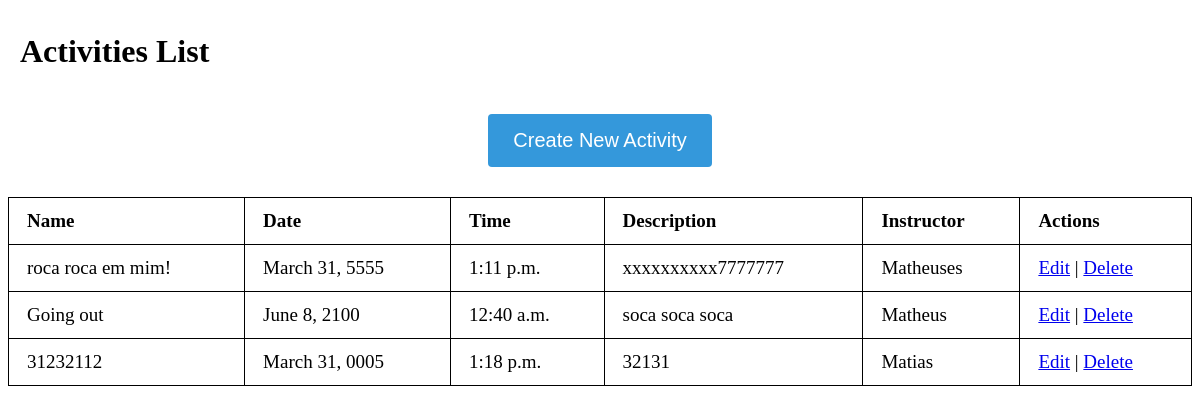
/view-activities/, run on an earlier commit of the app's database.
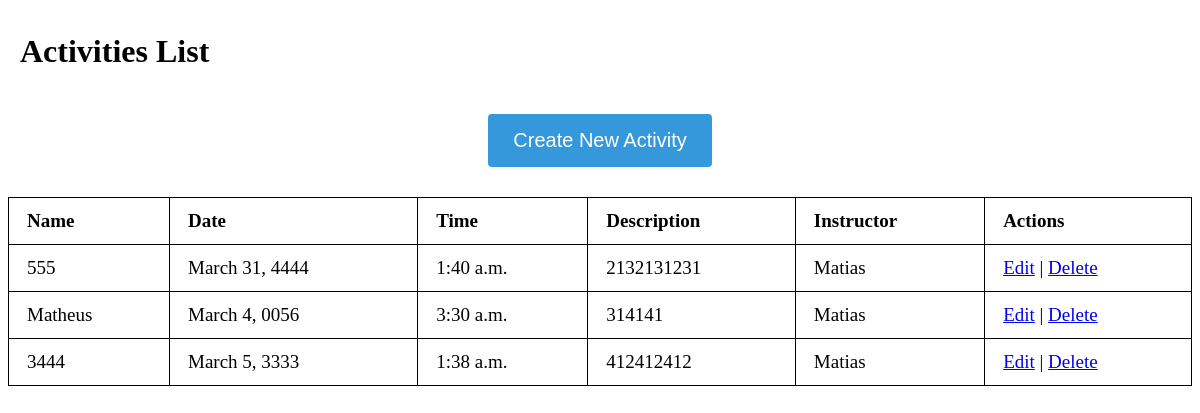
And on a later commit of the database.
### mainApp/models.py (models this page shows, shortened)
class Activity(models.Model):
    name = models.CharField(max_length=200, verbose_name="Activity Name")
    date = models.DateField(verbose_name="Date")
    time = models.TimeField(verbose_name="Time")
    description = models.TextField(verbose_name="Description", blank=True)
    MATHEUS = 'Matheus'
    MATIAS = 'Matias'
    MATHEUSES = 'Matheuses'
    INSTRUCTOR_CHOICES = [
        (MATHEUS, 'Matheus'),
        (MATIAS, 'Matias'),
        (MATHEUSES, 'Matheuses'),
    ]
    instructor = models.CharField(
        max_length=15,
        choices=INSTRUCTOR_CHOICES,
        default=MATHEUS,  # Set a default instructor as "Matheus"
        verbose_name="Instructor"
    )

### mainApp/views.py (the view)
# urls.py: path('view-activities/', views.view_activities, name='view_activities'),
def view_activities(request):
    activities = Activity.objects.all()
    context = {'activities': activities}
    return render(request, 'view_activities.html', context)

### mainApp/templates/view_activities.html (shortened to what this page needs)
<!DOCTYPE html>
<html lang="en">
<head>
</head>
<body>
    <h1>Activities List</h1>
    <div class="center-button">
        <button onclick="location.href='{% url 'create_activity' %}'">Create New Activity</button>
    </div>
    <table>
        <thead>
            <tr>
                <th>Name</th>
                <th>Date</th>
                <th>Time</th>
                <th>Description</th>
                <th>Instructor</th>
                <th>Actions</th>
            </tr>
        </thead>
        <tbody>
            {% for activity in activities %}
            <tr>
                <td>{{ activity.name }}</td>
                <td>{{ activity.date }}</td>
                <td>{{ activity.time }}</td>
                <td>{{ activity.description }}</td>
                <td>{{ activity.instructor }}</td>
                <td>
                    <a href="{% url 'edit_activity' activity.id %}">Edit</a> |
                    <a href="{% url 'delete_activity' activity.id %}">Delete</a>
                </td>
            </tr>
            {% endfor %}
        </tbody>
    </table>
</body>
</html>

What changed in the data, as far as the page shows it:
removed Activity: name "roca roca em mim!", date "March 31, 5555", time "1:11 p.m.", description "xxxxxxxxxx7777777", instructor "Matheuses"
removed Activity: name "Going out", date "June 8, 2100", time "12:40 a.m.", description "soca soca soca", instructor "Matheus"
removed Activity: name "31232112", date "March 31, 0005", time "1:18 p.m.", description "32131", instructor "Matias"
added Activity: name "555", date "March 31, 4444", time "1:40 a.m.", description "2132131231", instructor "Matias"
added Activity: name "Matheus", date "March 4, 0056", time "3:30 a.m.", description "314141", instructor "Matias"
added Activity: name "3444", date "March 5, 3333", time "1:38 a.m.", description "412412412", instructor "Matias"
